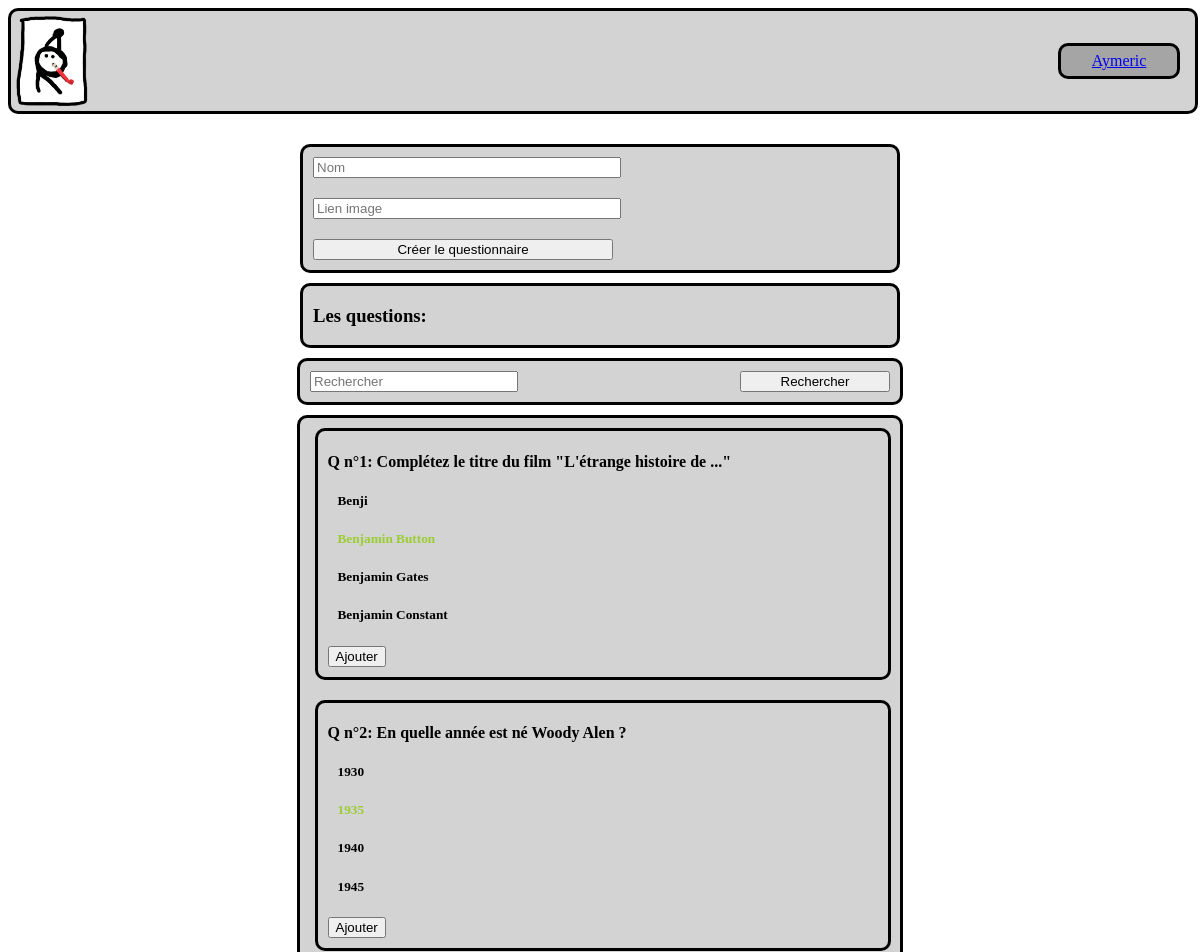
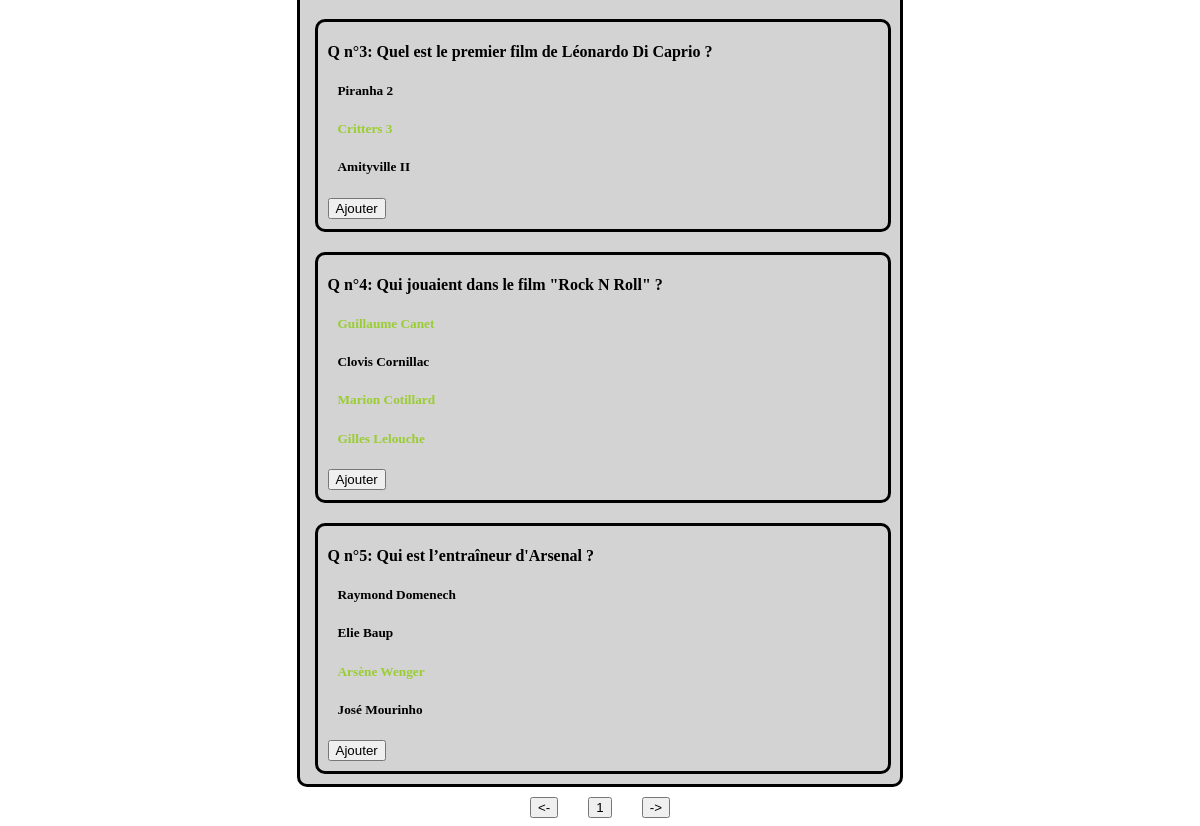
The page /PHP/creerQuestionnaire.php (signed in) on the database its author committed (2 pictures, top to bottom).
### tables this page shows
CREATE TABLE IF NOT EXISTS `question` (
  `idQuestion` int(11) NOT NULL AUTO_INCREMENT,
  `libelleQuestion` varchar(100) NOT NULL,
  `type` int(11) NOT NULL,
  `nbReponse` int(11) NOT NULL,
  `nbBonneReponse` int(11) NOT NULL,
  `cheminImgQuestion` varchar(255) DEFAULT NULL,
  PRIMARY KEY (`idQuestion`)
);

CREATE TABLE IF NOT EXISTS `questionreponse` (
  `idQuestion` int(11) NOT NULL,
  `idReponse` int(11) NOT NULL,
  `ordre` int(11) NOT NULL,
  `bonne` int(11) NOT NULL,
  PRIMARY KEY (`idQuestion`,`idReponse`),
  KEY `idReponse` (`idReponse`)
);

CREATE TABLE IF NOT EXISTS `reponse` (
  `idReponse` int(11) NOT NULL AUTO_INCREMENT,
  `valeur` text NOT NULL,
  `cheminImage` varchar(1000) NOT NULL DEFAULT '',
  PRIMARY KEY (`idReponse`)
);

### PHP/creerQuestionnaire.php (the view, shortened to what this page needs)
<!DOCTYPE html>
<html lang="fr">
<head>
    <link rel="stylesheet" href="../CSS/creerQuestionnaire.css">
</head>
<body>
    <?php
    include "./cnx.php";
    $pageAct = 1;
    $questions = $cnx->prepare("SELECT idQuestion, libelleQuestion, type, nbReponse, nbBonneReponse, cheminImgQuestion
                                FROM question
                                LIMIT 0, 5");
    $questions->execute();
    ?>
    <div id="head">
        <div id="divLogo">
            <a href="./accueil.php"><img id="imgLogo" src="../MEDIAS/logoContour.png"></a>
        </div>
        <div id="divProfil">
            <a href="./profil.php?idU=".<?php $_SESSION["idU"]?>><?php echo $_SESSION["loginU"]; ?></a>
        </div>
    </div>
    <div id="divCreerQuestionnaire">
        <form id="frmQuestionnaire" action="./creerQuestionnaire.php" method="get">
            <div id="divQuestionnaire">
                <input required class="inputQuestionnaire" type="text" name="nom" placeholder="Nom">
                <input required class="inputQuestionnaire" type="text" name="lienimage" placeholder="Lien image">
                <input class="inputQuestionnaire" type="submit" value="Créer le questionnaire">
            </div>
            <div id="divQuestionsQuestionnaire">
                <h3>Les questions: </h3>
            </div>
        </form>
        <div id="divRecherche">
            <input type="text" name="recherche" id="inputRecherche" placeholder="Rechercher">
            <input type="button" value="Rechercher" id="btnRecherche">
        </div>
        <div id="divQuestions">
            <?php
                foreach($questions->fetchAll(PDO::FETCH_ASSOC) as $ligne){
                    $reponses = $cnx->prepare("SELECT reponse.valeur, questionreponse.bonne
                                                FROM reponse, questionreponse
                                                WHERE questionreponse.idQuestion = :idQuestion
                                                AND questionreponse.idReponse = reponse.idReponse");
                    $reponses->bindValue(":idQuestion", $ligne["idQuestion"], PDO::PARAM_INT);
                    $reponses->execute();
                    echo "<div class='divQuestion'>";
                        echo "<h4>Q n°".$ligne["idQuestion"].": ".$ligne["libelleQuestion"]."</h4>";
                        foreach($reponses->fetchAll(PDO::FETCH_ASSOC) as $ligne2){
                            if($ligne2["bonne"] == 1){
                                $bonne = "class='bonne'";
                            }
                            else{
                                $bonne = "";
                            }
                            echo "<h5 ".$bonne.">".$ligne2["valeur"]."</h5>";
                        }
                        echo "<input id='".$ligne["idQuestion"]."' class='btn' type='button' value='Ajouter'>";
                    echo "</div>";
                }
            ?>
        </div>
        <div id="divBtnsPages">
            <input type="button" value="<-" id="btnPagePre">
            <input id="btnNb" type="button" value="<?php echo $pageAct; ?>">
            <input type="button" value="->" id="btnPageSui">
        </div>
    </div>
</body>
</html>

### CSS/creerQuestionnaire.css (style rules this page uses)
#head { display: flex; height: 100px; background-color: lightgray; width: 100%; align-items: center; border-radius: 10px; border: black solid; }
#divLogo { height: 90px; width: 90%; margin-left: 5px; }
#imgLogo { height: 90px; }
#divProfil { background-color: rgb(165, 165, 165); width: 10%; display: flex; flex-direction: row-reverse; align-items: center; justify-content: center; margin-right: 15px; height: 30px; border-radius: 10px; border: black solid; }
#divCreerQuestionnaire { display: flex; justify-content: center; width: 100%; flex-direction: column; align-items: center; }
#frmQuestionnaire { display: flex; flex-direction: column; width: 600px; margin-top: 30px; }
#divQuestionnaire { background-color: lightgray; border: black solid; border-radius: 10px; display: flex; flex-direction: column; }
.inputQuestionnaire { width: 300px; margin-left: 10px; margin-top: 10px; margin-bottom: 10px; }
#divQuestionsQuestionnaire,#divRecherche,#divQuestions { border: solid black; border-radius: 10px; display: flex; flex-direction: column; background-color: lightgray; min-height: 10px; overflow: auto; margin-top: 10px; }
#divRecherche { flex-direction: row; justify-content: space-between; }
#divRecherche,#divQuestions { width: 600px; }
#divQuestions { display: flex; align-items: center; min-height: 10px; overflow: auto; }
#inputRecherche { margin-top: 10px; margin-bottom: 10px; margin-left: 10px; width: 200px; }
#btnRecherche { margin-top: 10px; margin-bottom: 10px; margin-right: 10px; width: 150px; }
h3,h4 { margin-left: 10px; }
h5 { margin-left: 20px; }
.divQuestion { border: black solid; border-radius: 10px; width: 570px; margin-top: 10px; margin-bottom: 10px; margin-left: 5px; }
.bonne { color: yellowgreen; }
.btn { margin-left: 10px; margin-bottom: 10px; }
#divBtnsPages { display: flex; width: 200px; justify-content: space-evenly; margin-top: 10px; }

### rows shown on the page
question: idQuestion "1", libelleQuestion "Complétez le titre du film \"L'étrange histoire de ...\""
questionreponse: idReponse.valeur "Benji"
questionreponse: idReponse.valeur "Benjamin Button"
questionreponse: idReponse.valeur "Benjamin Gates"
questionreponse: idReponse.valeur "Benjamin Constant"
question: idQuestion "2", libelleQuestion "En quelle année est né Woody Alen ?"
questionreponse: idReponse.valeur "1930"
questionreponse: idReponse.valeur "1935"
questionreponse: idReponse.valeur "1940"
questionreponse: idReponse.valeur "1945"
question: idQuestion "3", libelleQuestion "Quel est le premier film de Léonardo Di Caprio ?"
questionreponse: idReponse.valeur "Piranha 2"
questionreponse: idReponse.valeur "Critters 3"
questionreponse: idReponse.valeur "Amityville II"
question: idQuestion "4", libelleQuestion "Qui jouaient dans le film \"Rock N Roll\" ?"
questionreponse: idReponse.valeur "Guillaume Canet"
questionreponse: idReponse.valeur "Clovis Cornillac"
questionreponse: idReponse.valeur "Marion Cotillard"
questionreponse: idReponse.valeur "Gilles Lelouche"
question: idQuestion "5", libelleQuestion "Qui est l’entraîneur d'Arsenal ?"
questionreponse: idReponse.valeur "Raymond Domenech"
questionreponse: idReponse.valeur "Elie Baup"
questionreponse: idReponse.valeur "Arsène Wenger"
questionreponse: idReponse.valeur "José Mourinho"

### other values the page prints
$_SESSION["loginU"] "Aymeric"
